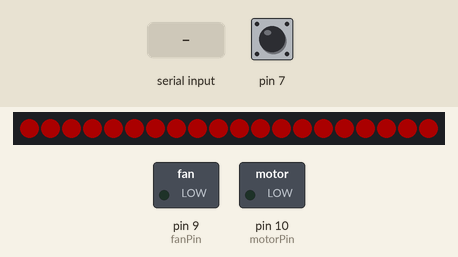
Recording of a sketch running on a simulated Arduino Uno, built with avr-gcc and run on an emulated ATmega328P. Parts: 20 RGB LEDs in strip order, left to right, switched loads named in the sketch (green lamp = pin HIGH). The inputs (shaded band) are chosen by the test bench; at power-on: pin 7 HIGH. Dim RGB values are drawn brighter than linear; what the sketch prints to the serial monitor is not drawn.

Above: at 1.2 s.
1.3 s: byte 12 (12) received over Serial
At 2.5 s:
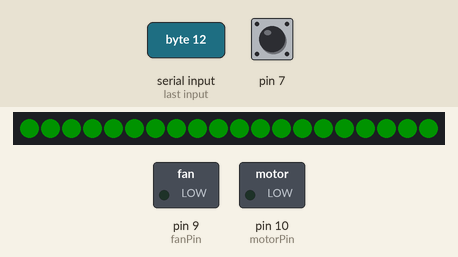
2.8 s: byte 11 (11) received over Serial
At 3.6 s:
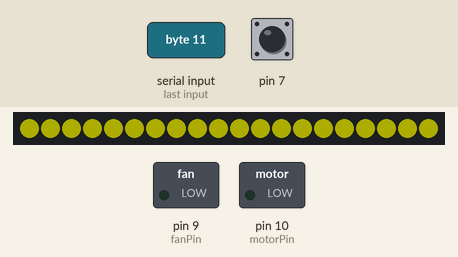
4.3 s: byte 16 (16) received over Serial
At 5.5 s:
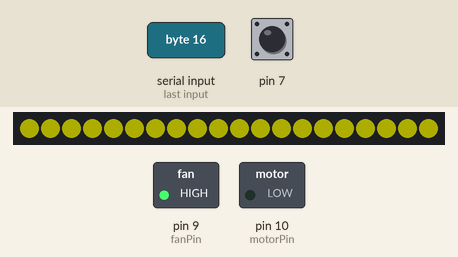
7.3 s: "1" received over Serial
10.3 s: pin 7 pulled LOW for 3.2 s
At 13.8 s:
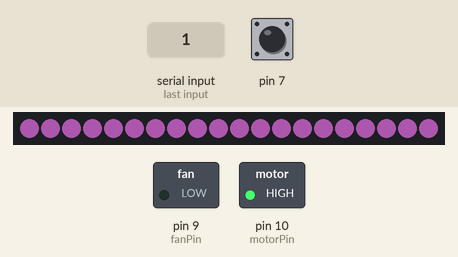
15.8 s: pin 7 pulled LOW for 0.15 s
At 18.5 s:
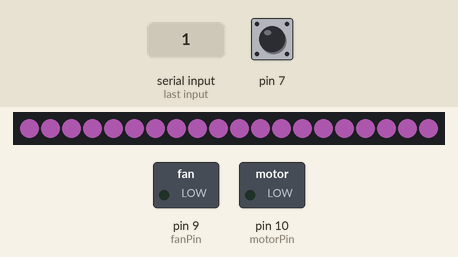
Timing chart, 0 to 19.9 s (numbered marks = the images above; inputs shaded):
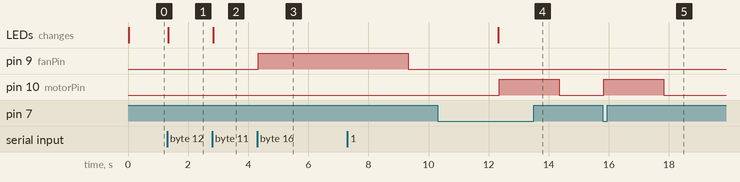

The sketch:

Robot_Rock_Compiled_FInal_March16.ino
```cpp
/*CODE REFERENCES:
  Capacitive: https://playground.arduino.cc/Main/CapacitiveSensor/
  Motors:
*/

#include <CapacitiveSensor.h>
#include <Adafruit_NeoPixel.h>

//Capacitive Sensor Variables
CapacitiveSensor cs1 = CapacitiveSensor(6, 7); //initialize pin as capacitive sensor

//Small Cell Motor Variables
int motorPin = 10;                    //Output pin on Arduino

//Party Fan (Confetti)
int fanPin = 9;                    //This is the output pin on the Arduino

//define Neopixel pin
#define LED_PIN 5
#define LED_COUNT 20  //define # of NeoPixels
Adafruit_NeoPixel strip(LED_COUNT, LED_PIN, NEO_GRB + NEO_KHZ800);

//emotion variables
int sadVar;     //variable for sadness mapping
int happyVar;   //variable for happiness mapping


int inByte;


void setup() {
  Serial.begin(9600);

  //Capacitive
  pinMode(8, INPUT_PULLUP);           //initialize pin as internal pull-up

  //Cell Motors
  pinMode(motorPin, OUTPUT);          //set pin as output

  //Part Fan (Confetti)
  pinMode(fanPin, OUTPUT);            //Sets that pin as an output

  // NeoPixel Code
  strip.begin();            //initialze NeoPixel strip (REQUIRED)
  strip.show();             //Turn OFF all pixels ASAP
  strip.setBrightness(50);  //Set BRIGHTNESS to about 1/5 (max = 255)
}

void loop() {
  if (Serial.available() > 0) {   // if there's serial data available
    inByte = Serial.read();       // read it
    Serial.write(inByte);         // send it back out as raw binary data
  }
  // Serial.println(inByte);

  // Capacitive sensor
  long cs1v = cs1.capacitiveSensor(80);
    Serial.println(cs1v);
  delay(15);

//  //Capacitive with motor control
//  if (cs1v < 500 && inByte <= 7) {
//    digitalWrite(motorPin, HIGH);       //Switch Motor ON
//    delay(2000);                        //Wait 2 Second
//    digitalWrite(motorPin, LOW);        //Switch Motor OFF
//    delay(1000);                        //Wait 1 Second
//  } else if (cs1v < 500 && inByte > 7) {
//    digitalWrite(motorPin, LOW);        //Shut off motor
//  }
  //Capacitive with motor control
  if (cs1v > 500) {
    digitalWrite(motorPin, HIGH);       //Switch Motor ON
    delay(2000);                        //Wait 2 Second
    digitalWrite(motorPin, LOW);        //Switch Motor OFF
    delay(1000);                        //Wait 1 Second
  } else if (cs1v < 500) {
    digitalWrite(motorPin, LOW);        //Shut off motor
  }

  //confetti fan
  if (inByte == 16) {
    //Confetti Fan
    digitalWrite(fanPin, HIGH);           //Switch Fan ON
    delay(5000);                          //Wait 1 Second
    digitalWrite(fanPin, LOW);            //Switch Fan OFF
    delay(3000);
  } else if (inByte > 16) {
    digitalWrite(fanPin, LOW);       //Switch Fan OFF
  }


  sadVar = map(inByte, 10, 6, 100, 255);
  happyVar = map(inByte, 12, 16, 100, 255);


  if (inByte == 12) {
    sadVar = 0;
  }

  uint32_t red = strip.Color(sadVar, 0, 0); //Establish red color
  uint32_t green = strip.Color(0, happyVar, 0); //Establish green color
  uint32_t fuschia = strip.Color(255, 128, 255); //Establish fuschia color
  uint32_t yellow = strip.Color(255, 255, 0); //Establish yellow color

  if (inByte == 16) {
    strip.fill(fuschia);        //fill strip with fuschia
  } else if (inByte < 16 && inByte >= 12) {
    strip.fill(green);        //fill strip with green
  } else if (inByte == 11) {
    strip.fill(yellow);        //fill strip with yellow
  } else if (inByte <= 10) {
    strip.fill(red);          //fill strip with red
  }
  strip.show(); //push strip to be updated


  //Conditionals to control then mapping goes negative
  if (inByte > 10) {
    sadVar == 0;
  } else if (inByte == 11) {
    happyVar = 0;
    sadVar = 0;
  } else if (inByte < 12) {
    happyVar == 0;
  }

}
```

Measured:
- after the input at 1.3 s, the LEDs: change at once (image 1)
- after the input at 2.8 s, the LEDs: change at once (image 2)
- after the input at 4.3 s, pin 9 (fanPin): LOW → HIGH at once
- after the input at 10.3 s, pin 10 (motorPin): LOW → HIGH after 2.1 s, → LOW 2.0 s later
- after the input at 15.8 s, pin 10 (motorPin): LOW → HIGH at once, → LOW 2.0 s later
